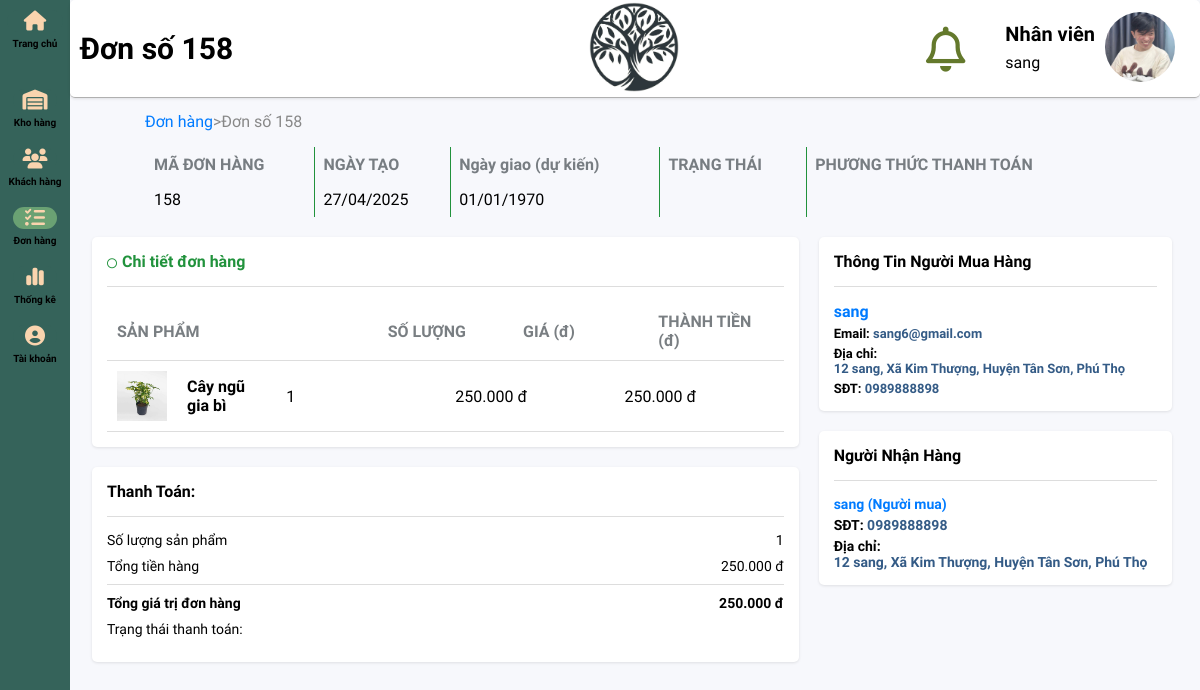
The app's page /admin/index/orderDetail2.php?code_Product=158 (signed in) with its own data.
### tables this page shows
CREATE TABLE `orders` (
  `OrderID` int(11) NOT NULL,
  `Username` varchar(255) NOT NULL,
  `Status` enum('execute','ship','success','fail') NOT NULL DEFAULT 'execute',
  `PaymentMethod` enum('COD','Banking','MOMO') DEFAULT NULL,
  `CustomerName` varchar(255) DEFAULT NULL,
  `Phone` varchar(100) DEFAULT NULL,
  `Province` varchar(100) DEFAULT NULL,
  `District` varchar(100) DEFAULT NULL,
  `Ward` varchar(100) DEFAULT NULL,
  `DateGeneration` datetime DEFAULT current_timestamp(),
  `TotalAmount` decimal(10,0) DEFAULT NULL,
  `Address` varchar(255) DEFAULT NULL
);

CREATE TABLE `orderdetails` (
  `OrderID` int(11) NOT NULL,
  `ProductID` int(11) NOT NULL,
  `Quantity` int(11) NOT NULL,
  `UnitPrice` decimal(10,0) NOT NULL,
  `TotalPrice` decimal(10,0) NOT NULL
);

CREATE TABLE `products` (
  `ProductID` int(11) NOT NULL,
  `ProductName` varchar(255) NOT NULL,
  `CategoryID` int(11) NOT NULL,
  `Price` decimal(10,0) NOT NULL,
  `Description` mediumtext NOT NULL,
  `ImageURL` varchar(255) NOT NULL,
  `Status` enum('hidden','appear') NOT NULL DEFAULT 'appear',
  `Attribute` varchar(255) DEFAULT NULL,
  `LevelDifficulty` enum('hard','medium','low') DEFAULT NULL,
  `IsPurchase` tinyint(1) DEFAULT 0
);

CREATE TABLE `users` (
  `Username` varchar(255) NOT NULL,
  `FullName` varchar(255) NOT NULL,
  `Email` varchar(255) DEFAULT NULL,
  `PasswordHash` varchar(255) NOT NULL,
  `Address` varchar(255) NOT NULL,
  `Province` varchar(255) NOT NULL,
  `District` varchar(255) NOT NULL,
  `Ward` varchar(255) NOT NULL,
  `Role` enum('customer','admin') NOT NULL DEFAULT 'customer',
  `Phone` varchar(100) NOT NULL,
  `Status` enum('Active','Block') NOT NULL DEFAULT 'Active'
);

CREATE TABLE `wards` (
  `wards_id` int(11) NOT NULL,
  `district_id` int(11) NOT NULL,
  `name` varchar(64) NOT NULL
);

CREATE TABLE `district` (
  `district_id` int(11) NOT NULL,
  `province_id` int(11) NOT NULL,
  `name` varchar(64) NOT NULL
);

CREATE TABLE `province` (
  `province_id` int(11) NOT NULL,
  `name` varchar(64) NOT NULL
);

### admin/index/orderDetail2.php (the view, shortened to what this page needs)
<?php
include('../php/connect.php');
$avatarPath = ($_SESSION['Role'] === 'admin')
    ? "../../assets/images/admin.jpg"
    : "../../assets/images/sang.jpg";
$orderID = isset($_GET['code_Product']) ? $_GET['code_Product'] : null;
if ($orderID) {
  $sql_order = "SELECT o.OrderID, o.DateGeneration, o.Status, o.PaymentMethod
                  FROM orders o
                  WHERE o.OrderID = ?";
  $stmt_order = $myconn->prepare($sql_order);
  $stmt_order->bind_param("i", $orderID);
  $stmt_order->execute();
  $result_order = $stmt_order->get_result();
  $orderInfo = $result_order->fetch_assoc();
  if ($orderInfo) {
    $orderDetailID = $orderInfo['OrderID'];
    $orderDate = $orderInfo['DateGeneration'];
    $orderDate = date('d/m/Y', strtotime($orderDate));
    $orderStatus = $orderInfo['Status'];
    $paymentMethod = $orderInfo['PaymentMethod'];
    $estimatedDeliveryDate = date('d/m/Y', strtotime($orderDate . ' + 4 days'));
    $sql_details = "SELECT od.OrderID, od.ProductID, od.Quantity, od.UnitPrice, od.TotalPrice,
                               p.ProductName, p.ImageURL
                        FROM orderdetails od
                        JOIN products p ON od.ProductID = p.ProductID
                        WHERE od.OrderID = ?";
    $stmt_details = $myconn->prepare($sql_details);
    $stmt_details->bind_param("i", $orderID);
    $stmt_details->execute();
    $result_details = $stmt_details->get_result();
    $orderDetails = [];
    while ($row = $result_details->fetch_assoc()) {
      $orderDetails[] = $row;
    }
    $sql_payment =    "SELECT
                        SUM(od.Quantity) AS TotalQuantity, o.TotalAmount
                        FROM orderdetails od
                        JOIN orders o ON od.OrderID = o.OrderID
                        JOIN users u ON o.Username= u.Username
                        WHERE od.OrderID = ?";
    $stmt_payment = $myconn->prepare($sql_payment);
    $stmt_payment->bind_param("i", $orderID);
    $stmt_payment->execute();
    $result_payment = $stmt_payment->get_result();
    $paymentInfo = $result_payment->fetch_assoc();
    $totalQuantity = $paymentInfo['TotalQuantity'];
    $totalProductAmount = $paymentInfo['TotalAmount'];
    $total = $totalProductAmount;
    $sql_user = "SELECT
            -- Thông tin người mua
            u.Email as buyer_email,
            u.Address as buyer_address,
            u.FullName as buyer_name,
            u.Phone as buyer_phone,
            p1.name as buyer_province,
            d1.name as buyer_district,
            w1.name as buyer_ward,
            -- Thông tin người nhận
            o.CustomerName as receiver_name,
            o.Phone as receiver_phone,
            o.Address as receiver_address,
            o.Ward as receiver_ward,
            p2.name as receiver_province,
            d2.name as receiver_district,
            w2.name as receiver_ward,
            o.Status as order_status
        FROM orders o
        JOIN users u ON o.Username = u.Username
        LEFT JOIN province p1 ON u.Province = p1.province_id
        LEFT JOIN district d1 ON u.District = d1.district_id
        LEFT JOIN province p2 ON o.Province = p2.province_id
        LEFT JOIN district d2 ON o.District = d2.district_id
        LEFT JOIN wards w1 ON u.Ward = w1.wards_id
        LEFT JOIN wards w2 ON o.ward= w2.wards_id
        WHERE o.OrderID = ?";
    $stmt_user = $myconn->prepare($sql_user);
    $stmt_user->bind_param("i", $orderID);
    $stmt_user->execute();
    $result_user = $stmt_user->get_result();
    $userInfo = $result_user->fetch_assoc();
    if ($userInfo) {
      $buyerName = $userInfo['buyer_name'];
      $buyerEmail = $userInfo['buyer_email'];
      $buyerAddress = $userInfo['buyer_address'] . ', ' .
        $userInfo['buyer_ward'] . ', ' .
        $userInfo['buyer_district'] . ', ' .
        $userInfo['buyer_province'];
      $buyerPhone = $userInfo['buyer_phone'];
      if ($userInfo['order_status'] === 'success') {
        $receiverName = $userInfo['receiver_name'];
        $receiverPhone = $userInfo['receiver_phone'];
        $receiverAddress = $userInfo['receiver_address'] . ', ' .
          $userInfo['receiver_ward'] . ', ' .
          $userInfo['receiver_district'] . ', ' .
          $userInfo['receiver_province'];
      } else {
        $receiverName = $userInfo['buyer_name'];
        $receiverPhone = $userInfo['buyer_phone'];
        $receiverAddress = $buyerAddress;
      }
    } else {
      echo "Không tìm thấy thông tin người mua";
      exit;
    }
  }
} else {
  echo "Không có mã đơn hàng";
  exit;
}
function getStatusInfo($status)
{
  switch ($status) {
    case 'execute':
      return [
        'text' => 'Đang xử lý',
        'class' => 'status-pending',
        'icon' => '<i class="fa-solid fa-spinner"></i>'
      ];
  }
}
function getPaymentStatusInfo($method)
{
  switch ($method) {
    case 'COD':
      return [
        'text' => 'Thanh toán khi nhận hàng',
        'class' => 'payment-cod',
        'icon' => '<i class="fa-solid fa-money-bill"></i>'
      ];
  }
}
$statusInfo = getStatusInfo($orderStatus);
$paymentStatusInfo = getPaymentStatusInfo($paymentMethod);
?>
<!DOCTYPE html>
<html lang="vi">
<head>
  <link rel="stylesheet" href="../style/header.css">
  <link rel="stylesheet" href="../style/order.css">
  <link rel="stylesheet" href="../style/sidebar.css">
  <link href="../icon/css/all.css" rel="stylesheet">
  <link href="../style/generall.css" rel="stylesheet">
  <link href="../style/main1.css" rel="stylesheet">
  <link href="../style/orderDetail.css" rel="stylesheet">
  <link href="asset/bootstrap/css/bootstrap.min.css" rel="stylesheet">
  <link href="../style/LogInfo.css" rel="stylesheet">
  <link rel="stylesheet" href="../style/reponsiveOrder-detail.css">
</head>
<body>
  <div class="header">
    <div class="header-left-section">
      <p>Đơn số <?php echo $orderDetailID; ?></p>
    </div>
    <div class="header-middle-section">
      <img class="logo-store" src="../../assets/images/LOGO-2.jpg">
    </div>
    <div class="header-right-section">
      <div class="bell-notification">
        <i class="fa-regular fa-bell" style="
                        color: #64792c;
                        font-size: 45px;
                        "></i>
      </div>
      <div>
        <div class="position-employee">
          <p><?php echo $_SESSION['Role'] ?></p>
        </div>
        <div class="name-employee">
          <p><?php echo $_SESSION['FullName'] ?></p>
        </div>
      </div>
      <div>
        <img class="avatar" src="<?php echo $avatarPath ?>" alt="" data-bs-toggle="offcanvas"
          data-bs-target="#offcanvasWithBothOptions" aria-controls="offcanvasWithBothOptions">
      </div>
    </div>
  </div>
  <div class="side-bar">
    <div class="backToHome">
      <a href="homePage.php" style="text-decoration: none; color: black;">
        <div class="backToHome">
          <button class="button-function-selection">
            <i class="fa-solid fa-house" style="
            font-size: 20px;
            color: #FAD4AE;
            "></i>
          </button>
          <p>Trang chủ</p>
        </div>
      </a>
    </div>
    <a href="wareHouse.php" style="text-decoration: none; color: black;">
      <div class="container-function-selection">
        <button class="button-function-selection">
          <i class="fa-solid fa-warehouse" style="font-size: 20px;
            color: #FAD4AE;
        "></i></button>
        <p>Kho hàng</p>
      </div>
    </a>
    <a href="customer.php" style="text-decoration: none; color: black;">
      <div class="container-function-selection">
        <button class="button-function-selection">
          <i class="fa-solid fa-users" style="
                        font-size: 20px;
                        color: #FAD4AE;
                    "></i>
        </button>
        <p>Khách hàng</p>
      </div>
    </a>
    <a href="orderPage.php" style="text-decoration: none; color: black;">
      <div class="container-function-selection">
        <button class="button-function-selection" style="background-color: #6aa173;">
          <i class="fa-solid fa-list-check" style="
                    font-size: 20px;
                    color: #FAD4AE;
                    "></i>
        </button>
        <p>Đơn hàng</p>
      </div>
    </a>
    <a href="analyzePage.php" style="text-decoration: none; color: black;">
      <div class="container-function-selection">
        <button class="button-function-selection">
          <i class="fa-solid fa-chart-simple" style="
                    font-size: 20px;
                    color: #FAD4AE;
                "></i>
        </button>
        <p>Thống kê</p>
      </div>
    </a>
    <a href="accountPage.php" style="text-decoration: none; color: black;">
      <div class="container-function-selection">
        <button class="button-function-selection">
          <i class="fa-solid fa-circle-user" style="
                     font-size: 20px;
                     color: #FAD4AE;
                 "></i>
        </button>
        <p>Tài khoản</p>
      </div>
    </a>
  </div>
  <div class="content-wrapper">
    <div class="order-container">
      <div class="order-header">
        <div class="breadcrumb">
          <?php
          $source = isset($_GET['source']) ? $_GET['source'] : 'order';
          if ($source === 'analyze') {
            echo '<a href="analyzePage.php">Thống kê</a> > ';
          } else {
            echo '<a href="orderPage.php">Đơn hàng</a> > ';
          }
          ?>
          <span>Đơn số <?php echo $orderDetailID; ?></span>
        </div>
        <table class="status-bar">
          <thead>
            <tr>
              <th>MÃ ĐƠN HÀNG</th>
              <th>NGÀY TẠO</th>
              <th>Ngày giao (dự kiến)</th>
              <th>TRẠNG THÁI</th>
              <th>PHƯƠNG THỨC THANH TOÁN</th>
            </tr>
          </thead>
          <tbody>
            <tr>
              <td><?php echo $orderDetailID; ?></td>
              <td><?php echo $orderDate; ?></td>
              <td><?php echo $estimatedDeliveryDate; ?></td>
              <td class=" <?php echo $statusInfo['class']; ?>">
              </td>
              <td class="status paid"><?php echo $paymentStatusInfo['icon'] . ' ' . $paymentStatusInfo['text']; ?></td>
            </tr>
          </tbody>
        </table>
      </div>
      <div class="main-content">
        <div class="left-section">
          <div class="section products">
            <div class="section-header">
              <span style="color:#21923c;"><i class="fa-regular fa-circle" style="margin-right: 5px;"></i>Chi tiết đơn hàng</span>
            </div>
            <div class="table-container">
              <table>
                <thead>
                  <tr>
                    <th style="width: 40%;">SẢN PHẨM</th>
                    <th style="width: 20%;">SỐ LƯỢNG</th>
                    <th style="width: 20%;">GIÁ (đ)</th>
                    <th style="width: 20%;" class="hide-display">THÀNH TIỀN (đ)</th>
                  </tr>
                </thead>
                <tbody>
                  <?php if (empty($orderDetails)): ?>
                    <tr>
                      <td colspan="4">Không có sản phẩm nào trong đơn hàng này.</td>
                    </tr>
                  <?php else: ?>
                    <?php foreach ($orderDetails as $detail): ?>
                      <tr>
                        <td>
                          <div style="display: flex; align-items: center; gap: 10px;">
                            <img src="<?php echo '../..' . $detail['ImageURL']; ?>" alt="Product Image" style="width: 50px; height: 50px; object-fit: cover;">
                            <div class="product-info">
                              <span class="product-name"><?php echo htmlspecialchars($detail['ProductName']); ?></span>
                            </div>
                          </div>
                        </td>
                        <td><?php echo $detail['Quantity']; ?></td>
                        <td><?php echo number_format($detail['UnitPrice'], 0, ',', '.') . ' đ'; ?></td>
                        <td class="hide-display"><?php echo number_format($detail['TotalPrice'], 0, ',', '.') . ' đ'; ?></td>
                      </tr>
                    <?php endforeach; ?>
                  <?php endif; ?>
                </tbody>
              </table>
            </div>
          </div>
          <div class="section payment">
            <div class="section-header">
              <span>Thanh Toán: </span>
            </div>
            <div class="payment-details">
              <div class="payment-row">
                <span>Số lượng sản phẩm</span>
                <span><?php echo $totalQuantity; ?></span>
              </div>
              <div class="payment-row">
                <span>Tổng tiền hàng</span>
                <span><?php echo number_format($totalProductAmount, 0, ',', '.') . ' đ'; ?></span>
              </div>
              <div class="payment-row total">
                <span>Tổng giá trị đơn hàng</span>
                <span><?php echo number_format($total, 0, ',', '.') . ' đ'; ?></span>
              </div>
              <div class="payment-row ">
                <span>Trạng thái thanh toán:</span>
              </div>
            </div>
          </div>
        </div>
        <div class="right-section">
          <div class="section source">
            <div class="section-header">
              <span>Thông Tin Người Mua Hàng</span>
            </div>
            <div class="buyer-info">
              <p style="color:#007bff"><?php echo $buyerName; ?></p>
              <p style="font-size:13px">Email: <span class="highlight"><?php echo $buyerEmail; ?></span></p>
              <p style="font-size:13px">Địa chỉ: <span class="highlight"><?php echo $buyerAddress; ?></span></p>
              <p style="font-size:13px">SĐT: <span class="highlight"><?php echo $buyerPhone; ?></span></p>
            </div>
          </div>
          <div class="section shipping">
            <div class="section-header">
              <span style="font-size: 16px; font-weight: bold;">Người Nhận Hàng</span>
            </div>
            <div class="shipping-details">
              <p style="color:#007bff;font-weight: bold">
                <?php echo $receiverName; ?>
                <?php if ($receiverName === $buyerName) echo ' (Người mua)'; ?>
              </p>
              <p>SĐT: <span class="highlight"><?php echo $receiverPhone; ?></span></p>
              <p>Địa chỉ: <span class="highlight"><?php echo $receiverAddress; ?></span></p>
            </div>
          </div>
        </div>
      </div>
    </div>
  </div>
</body>
</html>

### records on screen
orders: OrderID "158", DateGeneration "27/04/2025", DateGeneration "01/01/1970", Username.FullName "sang", Username.Email "sang6@gmail.com", Username.name "12 sang, Xã Kim Thượng, Huyện Tân Sơn, Phú Thọ", Username.Phone "0989888898"
orderdetails: ProductID.ImageURL (picture), ProductID.ProductName "Cây ngũ gia bì", Quantity "1", UnitPrice "250.000", TotalPrice "250.000"

### other values on screen
$_SESSION['Role'] "Nhân viên"
$_SESSION['FullName'] "sang"
$totalQuantity "1"
$totalProductAmount "250.000"
$total "250.000"
